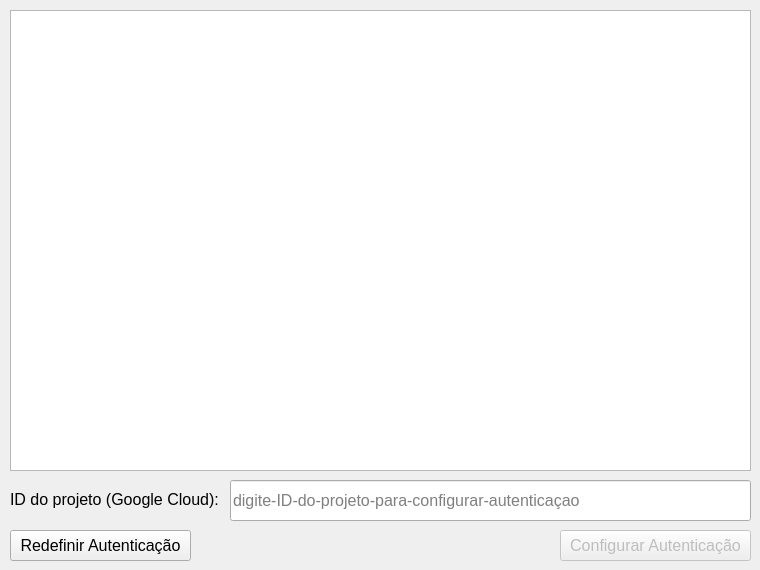
   <widget class="QWidget" name="tab">
    <attribute name="title">
     <string>Passo 1</string>
    </attribute>
    <widget class="QPushButton" name="autenticacao">
     <property name="enabled">
      <bool>false</bool>
     </property>
     <property name="geometry">
      <rect>
       <x>560</x>
       <y>530</y>
       <width>191</width>
       <height>31</height>
      </rect>
     </property>
     <property name="font">
      <font>
       <pointsize>12</pointsize>
      </font>
     </property>
     <property name="text">
      <string>Configurar Autenticação</string>
     </property>
    </widget>
    <widget class="QPushButton" name="desautenticacao">
     <property name="geometry">
      <rect>
       <x>10</x>
       <y>530</y>
       <width>181</width>
       <height>31</height>
      </rect>
     </property>
     <property name="font">
      <font>
       <pointsize>12</pointsize>
      </font>
     </property>
     <property name="text">
      <string>Redefinir Autenticação</string>
     </property>
    </widget>
    <widget class="QTextBrowser" name="QTextBrowser">
     <property name="geometry">
      <rect>
       <x>10</x>
       <y>10</y>
       <width>741</width>
       <height>461</height>
      </rect>
     </property>
     <property name="html">
      <string>&lt;!DOCTYPE HTML PUBLIC &quot;-//W3C//DTD HTML 4.0//EN&quot; &quot;http://www.w3.org/TR/REC-html40/strict.dtd&quot;&gt;
&lt;html&gt;&lt;head&gt;&lt;meta name=&quot;qrichtext&quot; content=&quot;1&quot; /&gt;&lt;style type=&quot;text/css&quot;&gt;
p, li { white-space: pre-wrap; }
&lt;/style&gt;&lt;/head&gt;&lt;body style=&quot; font-family:'MS Shell Dlg 2'; font-size:8.25pt; font-weight:400; font-style:normal;&quot;&gt;
&lt;p style=&quot;-qt-paragraph-type:empty; margin-top:0px; margin-bottom:0px; margin-left:0px; margin-right:0px; -qt-block-indent:0; text-indent:0px; font-size:8pt;&quot;&gt;&lt;br /&gt;&lt;/p&gt;&lt;/body&gt;&lt;/html&gt;</string>
     </property>
     <property name="overwriteMode">
      <bool>true</bool>
     </property>
     <property name="textInteractionFlags">
      <set>Qt::LinksAccessibleByKeyboard|Qt::LinksAccessibleByMouse|Qt::TextBrowserInteraction|Qt::TextEditable|Qt::TextEditorInteraction|Qt::TextSelectableByKeyboard|Qt::TextSelectableByMouse</set>
     </property>
     <property name="openLinks">
      <bool>false</bool>
     </property>
    </widget>
    <widget class="QgsPasswordLineEdit" name="project_QgsPasswordLineEdit">
     <property name="geometry">
      <rect>
       <x>230</x>
       <y>480</y>
       <width>521</width>
       <height>41</height>
      </rect>
     </property>
     <property name="font">
      <font>
       <pointsize>12</pointsize>
      </font>
     </property>
     <property name="inputMethodHints">
      <set>Qt::ImhHiddenText|Qt::ImhNoAutoUppercase|Qt::ImhNoPredictiveText|Qt::ImhSensitiveData</set>
     </property>
     <property name="placeholderText">
      <string>digite-ID-do-projeto-para-configurar-autenticaçao</string>
     </property>
    </widget>
    <widget class="QLabel" name="label_2">
     <property name="geometry">
      <rect>
       <x>10</x>
       <y>484</y>
       <width>241</width>
       <height>31</height>
      </rect>
     </property>
     <property name="font">
      <font>
       <pointsize>12</pointsize>
      </font>
     </property>
     <property name="text">
      <string>ID do projeto (Google Cloud):</string>
     </property>
    </widget>
   </widget>
